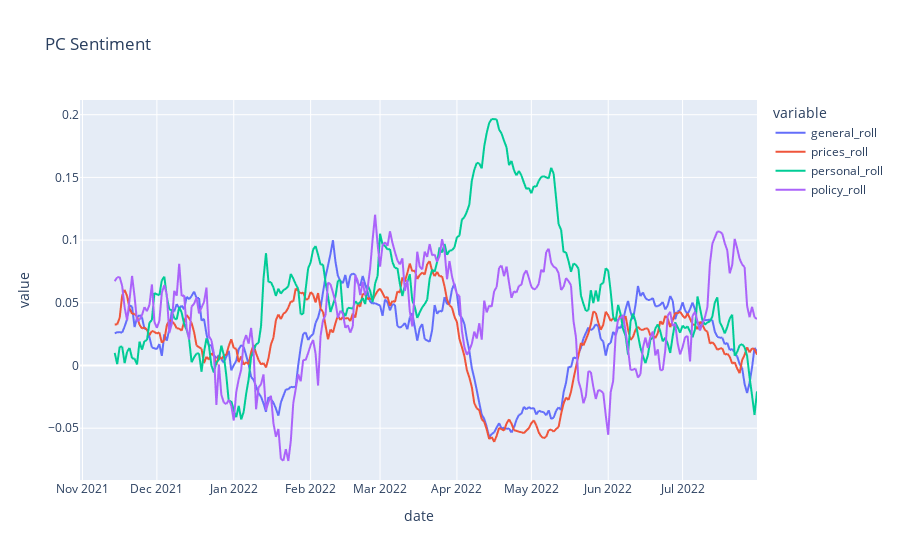

Notebook code for this chart:
### Code cell
df= pd.read_csv("temp4.csv")

df = df.reset_index()
df_c = df[df['date'].str.contains( "'" )==False ]

df_c['date'] = pd.to_datetime(df_c['date'], format='%Y-%m-%d %H:%M:%S')
df_c = df_c.set_index('date')
agg = df_c.resample('D').mean()

cat_list_roll = []
for cat in category_list:   
    agg[cat +"_roll"] = agg[cat].rolling(15).mean()
    cat_list_roll.append([cat +"_roll"])

print(cat_list_roll)
print(agg.head())

agg.to_csv("wed_export.csv")
import plotly.express as px
fig = px.line(agg, x=agg.index, y=["general_roll","prices_roll","personal_roll","policy_roll"], title='PC Sentiment')
fig.show()

### Figure 1 — Plotly figure (JSON) as saved in the notebook; plotly's stock layout.template omitted (floating-point values rounded to 4 significant figures; data arrays with more than 128 entries replaced by an {"elided": "..."} marker saying what was removed)
{"data": [{"hovertemplate": "variable=general_roll<br>date=%{x}<br>value=%{y}<extra></extra>", "legendgroup": "general_roll", "line": {"color": "#636efa", "dash": "solid"}, "marker": {"symbol": "circle"}, "mode": "lines", "name": "general_roll", "showlegend": true, "type": "scattergl", "x": {"elided": "274 str values"}, "xaxis": "x", "y": {"elided": "274 float values"}, "yaxis": "y"}, {"hovertemplate": "variable=prices_roll<br>date=%{x}<br>value=%{y}<extra></extra>", "legendgroup": "prices_roll", "line": {"color": "#EF553B", "dash": "solid"}, "marker": {"symbol": "circle"}, "mode": "lines", "name": "prices_roll", "showlegend": true, "type": "scattergl", "x": {"elided": "274 str values"}, "xaxis": "x", "y": {"elided": "274 float values"}, "yaxis": "y"}, {"hovertemplate": "variable=personal_roll<br>date=%{x}<br>value=%{y}<extra></extra>", "legendgroup": "personal_roll", "line": {"color": "#00cc96", "dash": "solid"}, "marker": {"symbol": "circle"}, "mode": "lines", "name": "personal_roll", "showlegend": true, "type": "scattergl", "x": {"elided": "274 str values"}, "xaxis": "x", "y": {"elided": "274 float values"}, "yaxis": "y"}, {"hovertemplate": "variable=policy_roll<br>date=%{x}<br>value=%{y}<extra></extra>", "legendgroup": "policy_roll", "line": {"color": "#ab63fa", "dash": "solid"}, "marker": {"symbol": "circle"}, "mode": "lines", "name": "policy_roll", "showlegend": true, "type": "scattergl", "x": {"elided": "274 str values"}, "xaxis": "x", "y": {"elided": "274 float values"}, "yaxis": "y"}], "layout": {"legend": {"title": {"text": "variable"}, "tracegroupgap": 0}, "title": {"text": "PC Sentiment"}, "xaxis": {"anchor": "y", "domain": [0, 1], "title": {"text": "date"}}, "yaxis": {"anchor": "x", "domain": [0, 1], "title": {"text": "value"}}}}
